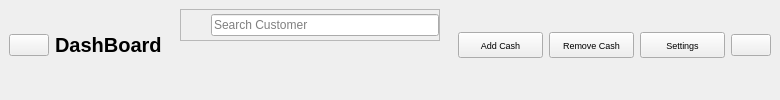
            <widget class="QWidget" name="headerframe_2" native="true">
             <layout class="QHBoxLayout" name="horizontalLayout_7">
              <property name="spacing">
               <number>0</number>
              </property>
              <property name="leftMargin">
               <number>0</number>
              </property>
              <property name="topMargin">
               <number>0</number>
              </property>
              <property name="rightMargin">
               <number>0</number>
              </property>
              <property name="bottomMargin">
               <number>10</number>
              </property>
              <item alignment="Qt::AlignLeft">
               <widget class="QWidget" name="widget_4" native="true">
                <layout class="QHBoxLayout" name="horizontalLayout_8">
                 <item>
                  <widget class="QPushButton" name="menubtn">
                   <property name="text">
                    <string/>
                   </property>
                   <property name="icon">
                    <iconset resource="resources.qrc">
                     <normaloff>:/whiteicons/assets/icons/blue/menu.svg</normaloff>:/whiteicons/assets/icons/blue/menu.svg</iconset>
                   </property>
                   <property name="iconSize">
                    <size>
                     <width>24</width>
                     <height>24</height>
                    </size>
                   </property>
                  </widget>
                 </item>
                 <item>
                  <widget class="QLabel" name="appheader">
                   <property name="font">
                    <font>
                     <pointsize>15</pointsize>
                     <weight>75</weight>
                     <bold>true</bold>
                    </font>
                   </property>
                   <property name="text">
                    <string>DashBoard</string>
                   </property>
                  </widget>
                 </item>
                </layout>
               </widget>
              </item>
              <item alignment="Qt::AlignHCenter">
               <widget class="QWidget" name="widget_5" native="true">
                <property name="sizePolicy">
                 <sizepolicy hsizetype="Expanding" vsizetype="Preferred">
                  <horstretch>0</horstretch>
                  <verstretch>0</verstretch>
                 </sizepolicy>
                </property>
                <layout class="QHBoxLayout" name="horizontalLayout_9">
                 <item alignment="Qt::AlignHCenter|Qt::AlignTop">
                  <widget class="QFrame" name="searchFrame">
                   <property name="sizePolicy">
                    <sizepolicy hsizetype="Expanding" vsizetype="Preferred">
                     <horstretch>0</horstretch>
                     <verstretch>0</verstretch>
                    </sizepolicy>
                   </property>
                   <property name="minimumSize">
                    <size>
                     <width>260</width>
                     <height>0</height>
                    </size>
                   </property>
                   <property name="frameShape">
                    <enum>QFrame::StyledPanel</enum>
                   </property>
                   <property name="frameShadow">
                    <enum>QFrame::Raised</enum>
                   </property>
                   <layout class="QHBoxLayout" name="horizontalLayout_10">
                    <property name="spacing">
                     <number>0</number>
                    </property>
                    <property name="leftMargin">
                     <number>0</number>
                    </property>
                    <property name="topMargin">
                     <number>0</number>
                    </property>
                    <property name="rightMargin">
                     <number>0</number>
                    </property>
                    <property name="bottomMargin">
                     <number>0</number>
                    </property>
                    <item>
                     <widget class="QLabel" name="label_4">
                      <property name="minimumSize">
                       <size>
                        <width>30</width>
                        <height>30</height>
                       </size>
                      </property>
                      <property name="maximumSize">
                       <size>
                        <width>30</width>
                        <height>30</height>
                       </size>
                      </property>
                      <property name="text">
                       <string/>
                      </property>
                      <property name="pixmap">
                       <pixmap resource="resources.qrc">:/whiteicons/assets/icons/blue/search.svg</pixmap>
                      </property>
                     </widget>
                    </item>
                    <item>
                     <widget class="QLineEdit" name="lineEdit_2">
                      <property name="minimumSize">
                       <size>
                        <width>160</width>
                        <height>0</height>
                       </size>
                      </property>
                      <property name="text">
                       <string/>
                      </property>
                      <property name="placeholderText">
                       <string>Search Customer</string>
                      </property>
                     </widget>
                    </item>
                   </layout>
                  </widget>
                 </item>
                </layout>
               </widget>
              </item>
              <item>
               <widget class="QWidget" name="widget_6" native="true">
                <layout class="QHBoxLayout" name="horizontalLayout_11">
                 <item>
                  <widget class="QPushButton" name="addcash">
                   <property name="minimumSize">
                    <size>
                     <width>85</width>
                     <height>26</height>
                    </size>
                   </property>
                   <property name="maximumSize">
                    <size>
                     <width>150</width>
                     <height>26</height>
                    </size>
                   </property>
                   <property name="font">
                    <font>
                     <pointsize>7</pointsize>
                     <weight>50</weight>
                     <bold>false</bold>
                    </font>
                   </property>
                   <property name="styleSheet">
                    <string notr="true"/>
                   </property>
                   <property name="text">
                    <string>Add Cash</string>
                   </property>
                   <property name="icon">
                    <iconset resource="resources.qrc">
                     <normaloff>:/white icons/assets/icons/white/plus-circle.svg</normaloff>:/white icons/assets/icons/white/plus-circle.svg</iconset>
                   </property>
                   <property name="iconSize">
                    <size>
                     <width>20</width>
                     <height>20</height>
                    </size>
                   </property>
                  </widget>
                 </item>
                 <item>
                  <widget class="QPushButton" name="removecash">
                   <property name="minimumSize">
                    <size>
                     <width>85</width>
                     <height>26</height>
                    </size>
                   </property>
                   <property name="maximumSize">
                    <size>
                     <width>200</width>
                     <height>26</height>
                    </size>
                   </property>
                   <property name="font">
                    <font>
                     <pointsize>7</pointsize>
                     <weight>50</weight>
                     <bold>false</bold>
                    </font>
                   </property>
                   <property name="styleSheet">
                    <string notr="true"/>
                   </property>
                   <property name="text">
                    <string>Remove Cash</string>
                   </property>
                   <property name="icon">
                    <iconset resource="resources.qrc">
                     <normaloff>:/white icons/assets/icons/white/x-octagon.svg</normaloff>:/white icons/assets/icons/white/x-octagon.svg</iconset>
                   </property>
                   <property name="iconSize">
                    <size>
                     <width>20</width>
                     <height>20</height>
                    </size>
                   </property>
                  </widget>
                 </item>
                 <item>
                  <widget class="QPushButton" name="settingbtn">
                   <property name="minimumSize">
                    <size>
                     <width>85</width>
                     <height>26</height>
                    </size>
                   </property>
                   <property name="maximumSize">
                    <size>
                     <width>150</width>
                     <height>26</height>
                    </size>
                   </property>
                   <property name="font">
                    <font>
                     <pointsize>7</pointsize>
                     <weight>50</weight>
                     <bold>false</bold>
                    </font>
                   </property>
                   <property name="styleSheet">
                    <string notr="true"/>
                   </property>
                   <property name="text">
                    <string>Settings</string>
                   </property>
                   <property name="icon">
                    <iconset resource="resources.qrc">
                     <normaloff>:/white icons/assets/icons/white/settings.svg</normaloff>:/white icons/assets/icons/white/settings.svg</iconset>
                   </property>
                   <property name="iconSize">
                    <size>
                     <width>20</width>
                     <height>20</height>
                    </size>
                   </property>
                  </widget>
                 </item>
                 <item alignment="Qt::AlignRight">
                  <widget class="QPushButton" name="accountbtn">
                   <property name="text">
                    <string/>
                   </property>
                   <property name="icon">
                    <iconset resource="resources.qrc">
                     <normaloff>:/whiteicons/assets/icons/blue/user.svg</normaloff>:/whiteicons/assets/icons/blue/user.svg</iconset>
                   </property>
                   <property name="iconSize">
                    <size>
                     <width>32</width>
                     <height>32</height>
                    </size>
                   </property>
                  </widget>
                 </item>
                </layout>
               </widget>
              </item>
             </layout>
            </widget>
